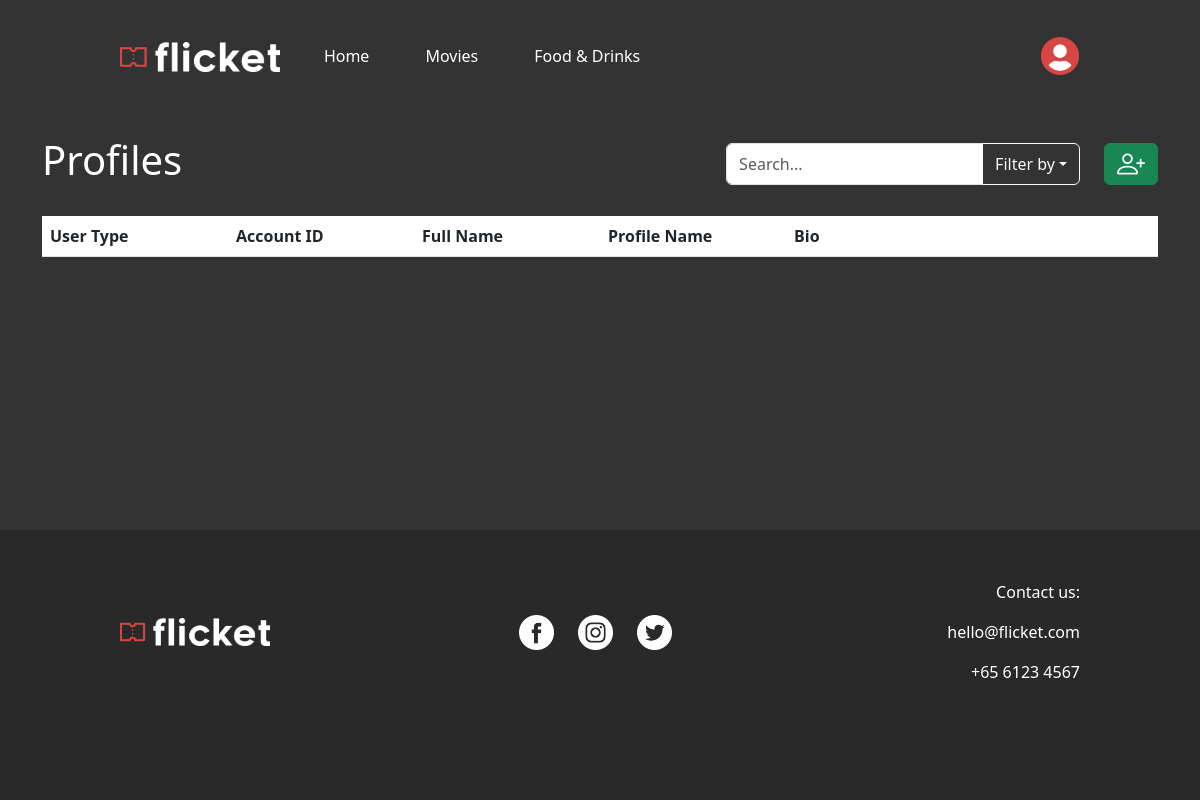
/manageProfiles (signed in), run on an earlier commit of the app's database.
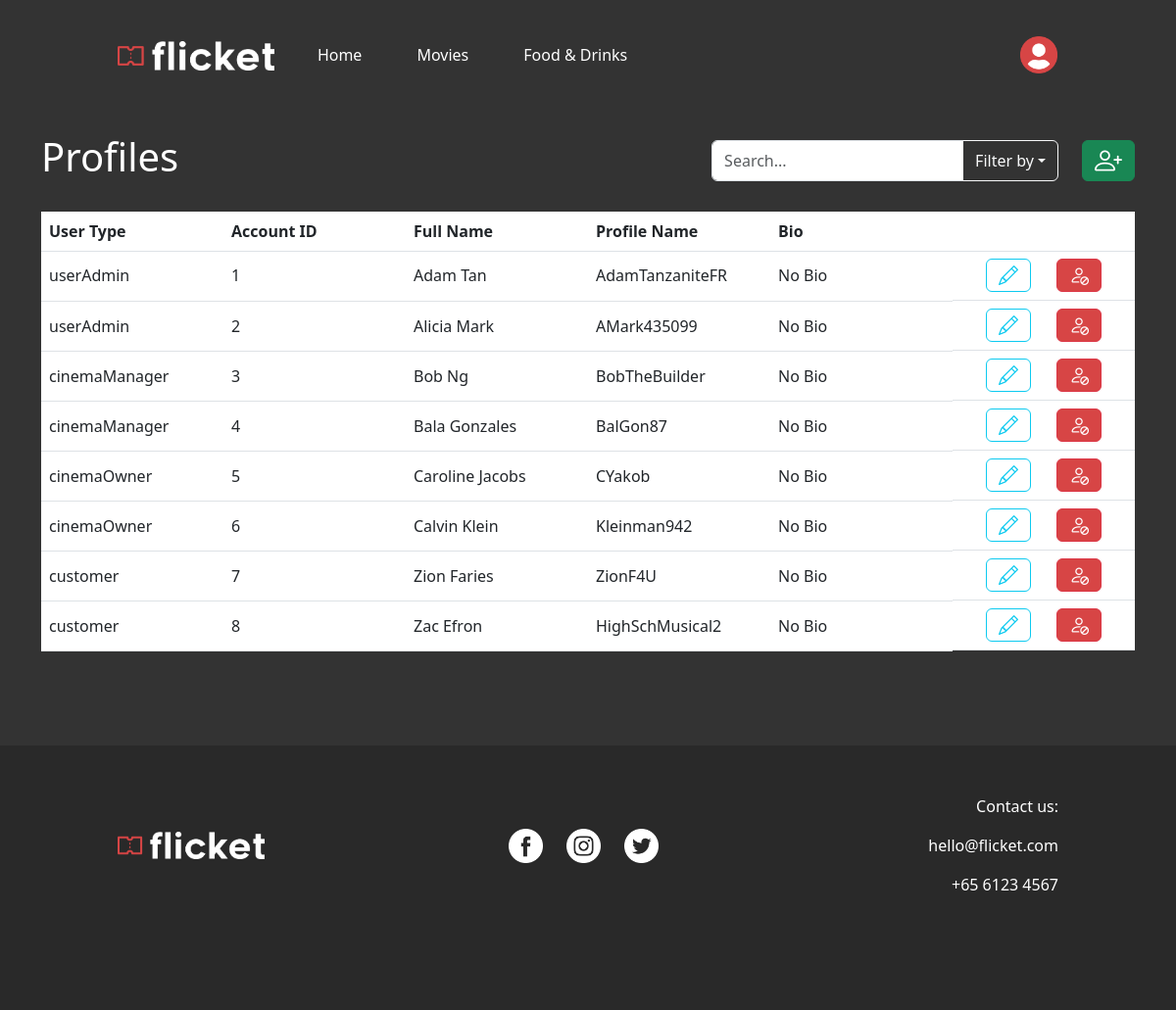
And on a later commit of the database.
### website/models.py (models this page shows)
class Profile(db.Model):
    id = db.Column(db.Integer, primary_key=True)
    account_id = db.Column(db.Integer, db.ForeignKey('account.id'))
    profileName = db.Column(db.String(50), nullable=False)
    bio = db.Column(db.String(150), default='No Bio')

class Account(db.Model, UserMixin): # Initialization of Database table's attributes
    id = db.Column(db.Integer, primary_key=True)
    userType = db.Column(db.String(12), nullable=False)
    fullName = db.Column(db.String(50), nullable=False)
    email = db.Column(db.String(50), unique=True, nullable=False)
    phoneNo = db.Column(db.Integer, nullable=False)
    password = db.Column(db.String(50), nullable=False)
    profile = db.relationship('Profile', backref='account', uselist=False, cascade="all, delete-orphan")

### website/auth.py (the view)
@auth.route('/manageProfiles') # RETRIEVE PROFILES
@login_required
def manageProfiles():
    if current_user.userType != "userAdmin": # Prevent invalid logged in users from accessing
        return redirect(url_for('views.home'))
    else:
        profiles = Profile.query.join(Account).filter(Profile.account_id == Account.id).order_by(Profile.account_id.asc()).all()
    return render_template("profile/manageProfiles.html", profiles=profiles, account=current_user)

### website/__init__.py (called while the page is built)
def create_app():
    app = Flask(__name__, template_folder='templates', static_folder='static')
    app.config['SECRET_KEY'] = 'csit314flicket' # Secret key for session management
    basedir = os.path.abspath(os.path.dirname(__file__))
    app.config['SQLALCHEMY_DATABASE_URI'] = 'sqlite:///' + os.path.join(basedir, DB_NAME)
    db.init_app(app)
    from .views import views
    from .auth import auth
    app.register_blueprint(views, url_prefix='/')
    app.register_blueprint(auth, url_prefix='/')
    from .models import Account
    with app.app_context():
        db.create_all()
    login_manager = LoginManager()
    login_manager.login_view = 'views.home'
    login_manager.init_app(app)
    @login_manager.user_loader
    def load_user(id):
        return Account.query.get(int(id))
    return app

### website/templates/profile/manageProfiles.html (shortened to what this page needs)
{% extends "base.html" %}
{% block content %}
    <div class="d-flex justify-content-between align-items-center">
        <h1>Profiles</h1>
        <div class="d-flex">
            <form method="POST" action="/searchProfile" class="d-flex">
                <div class="input-group">
                    <input type="text" class="form-control" id="profileSearch" name="profileSearch" placeholder="Search...">
                    <button class="btn btn-outline-light dropdown-toggle" type="button" data-bs-toggle="dropdown" aria-expanded="false">Filter by</button>
                </div>
            </form>
            <a href="/createProfile" type="submit" class="btn btn-success bi bi-person-plus fs-3 ms-4" title="Create Account"></a>
        </div>
    </div>
    <table class="table table-hover text-white mt-4">
        <thead>
            <tr>
                <th>User Type</th>
                <th>Account ID</th>
                <th>Full Name</th>
                <th>Profile Name</th>
                <th>Bio</th>
                <th></th>
        </thead>
        <tbody class="align-middle">
            {% for profile in profiles %}
            <tr>
                <td>{{ profile.account.userType }}</td>
                <td>{{ profile.account_id }}</td>
                <td>{{ profile.account.fullName }}</td>
                <td>{{ profile.profileName }}</td>
                <td title="{{profile.bio}}">{{ profile.bio }}</td>
                <td class="d-flex justify-content-evenly">
                    <a href="/editProfile/{{ profile.id }}" type="submit" class="btn btn-outline-info bi bi-pencil fs-5" title="Edit Account"></a>
                    <button type="button" href="#" class="btn btn-danger bi bi-person-slash fs-5" title="Delete Account" data-bs-toggle="modal" data-bs-target="#delete{{ profile.id }}"></button>
                </td>
            </tr>
            {% endfor %}
        </tbody>
    </table>
{% endblock %}

### website/templates/base.html (shortened to what this page needs)
<!DOCTYPE html>
<html class="h-100">
<head>
    <link href="https://cdn.jsdelivr.net/npm/bootstrap@5.3.0-alpha3/dist/css/bootstrap.min.css" rel="stylesheet">
    <link rel="stylesheet" href="https://cdn.jsdelivr.net/npm/bootstrap-icons@1.10.4/font/bootstrap-icons.css">
    <link rel="stylesheet" href="../static/style.css">
</head>
<body class="d-flex flex-column h-100">
    <nav class="navbar navbar-expand-lg navbar-dark">
        <a class="navbar-brand" href="/"><img src="../static/img/flicket.png" height="30"></a>
        <div class="collapse navbar-collapse" id="navbarSupportedContent">
            <ul class="navbar-nav me-auto">
                <li class="nav-item">
                    <a class="nav-item nav-link {{ 'active' if active_page == 'home' }}" id="home" href="/">Home</a>
                </li>
                <li class="nav-item">
                    <a class="nav-item nav-link {{ 'active' if active_page == 'movies' }}" id="movies" href="/movies">Movies</a>
                </li>
                <li class="nav-item">
                    <a class="nav-item nav-link {{ 'active' if active_page == 'foodDrinks' }}" id="foodDrinks" href="/foodDrinks">Food & Drinks</a>
                </li>
            </ul>
            {% if account.is_authenticated %}
                <div class="dropdown">
                    <img class="btn btn-link dropdown-toggle p-0" src="../static/img/avatar.png" width="40px" alt="dropdown image" id="dropdownMenuButton1" data-bs-toggle="dropdown">
                </div>
            {% else %}
                <a href="/login" class="btn btn-danger">Login</a>
            {% endif %}
        </div>
    </nav>
    <div class="container mt-4" style="margin-bottom: 80px">
        <div class="content">
            {% block content %}{% endblock %}
        </div>
    </div>
    <footer class="mt-auto pb-3">
        <div class="footerContainer">
            <span class="footerLeft">
                <a href="/"><img src="../static/img/flicket.png" width="150px"></a>
            </span>
            <span class="footerMiddle">
                <span>
                    <a href="https://www.facebook.com/"><img class="footerIcons" src="../static/img/facebook.png"></a>
                    <a href="https://www.instagram.com/"><img class="footerIcons" src="../static/img/instagram.png"></a>
                    <a href="https://www.twitter.com/"><img class="footerIcons" src="../static/img/twitter.png"></a>
                </span>
            </span>
            <span class="footerRight">
                <span>
                    <p>Contact us:</p>
                    <p>hello@flicket.com</p>
                    <p style="margin:0">+65 6123 4567</p>
                </span>
            </span>
        </div>
    </footer>
</body>
</html>

### website/static/style.css (style rules this page uses)
body { font-family: "Segoe UI", "Helvetica Neue"; background-color: #333; color: white; margin: 0%; overflow-x: hidden; }
.btn-danger { background-color: #d74545; }
a { color: skyblue; }
.bi { display: flex; align-items: center; }
.table { --bs-table-hover-color: lightgray; table-layout: fixed; }
.table td { white-space: nowrap; overflow: hidden; text-overflow: ellipsis; }
.navbar { margin: 35px 10%; padding: 0; }
.nav-item { margin: 0 10px; color: white; }
footer { background-color: #292929; }
.footerContainer { padding: 50px 0 100px 0; margin: 0 10%; display: flex; align-items: center; }
.footerLeft { width: 33%; }
.footerMiddle { width: 33%; text-align: center; }
.footerIcons { margin: 0 10px; width: 35px; }
.footerRight { width: 34%; text-align: right; }

What changed in the data, as far as the page shows it:
added Profile: account.userType "userAdmin", account_id "1", account.fullName "Adam Tan", profileName "AdamTanzaniteFR", bio "No Bio"
added Profile: account.userType "userAdmin", account_id "2", account.fullName "Alicia Mark", profileName "AMark435099", bio "No Bio"
added Profile: account.userType "cinemaManager", account_id "3", account.fullName "Bob Ng", profileName "BobTheBuilder", bio "No Bio"
added Profile: account.userType "cinemaManager", account_id "4", account.fullName "Bala Gonzales", profileName "BalGon87", bio "No Bio"
added Profile: account.userType "cinemaOwner", account_id "5", account.fullName "Caroline Jacobs", profileName "CYakob", bio "No Bio"
added Profile: account.userType "cinemaOwner", account_id "6", account.fullName "Calvin Klein", profileName "Kleinman942", bio "No Bio"
added Profile: account.userType "customer", account_id "7", account.fullName "Zion Faries", profileName "ZionF4U", bio "No Bio"
added Profile: account.userType "customer", account_id "8", account.fullName "Zac Efron", profileName "HighSchMusical2", bio "No Bio"
